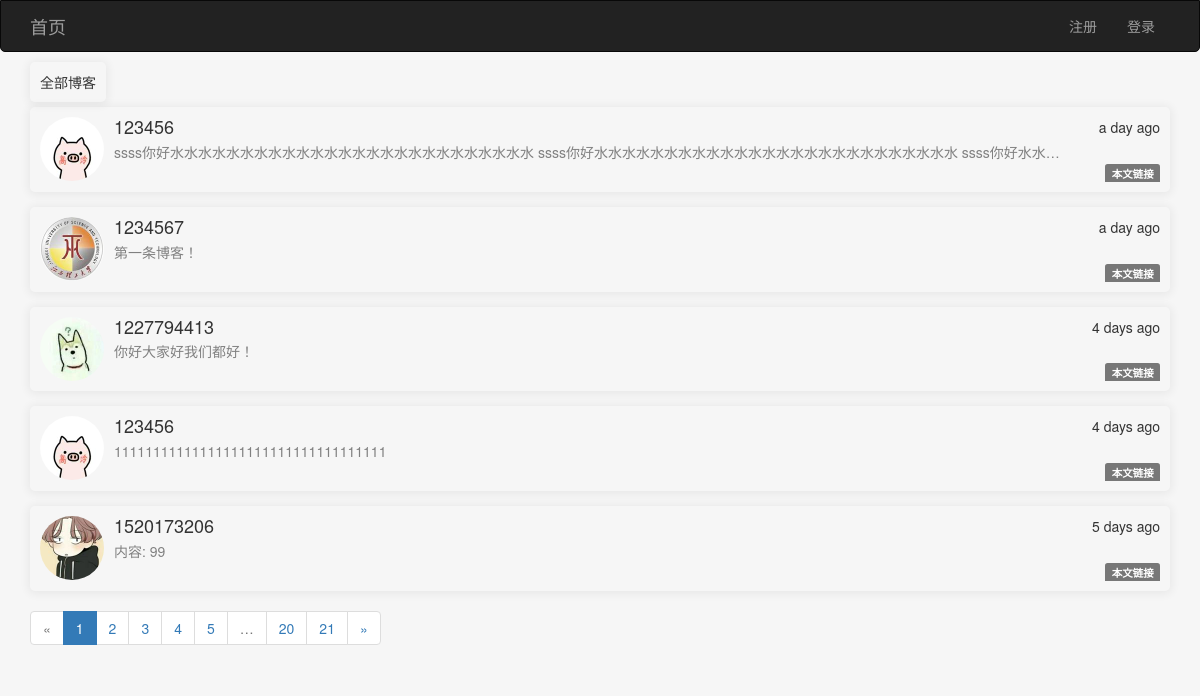
The page / on the database its author committed.
### app/models/posts.py (models this page shows, shortened)
class Posts(db.Model):
    __tablename__ = 'posts'
    id = db.Column(db.Integer, primary_key=True)
    rid = db.Column(db.Integer, index=True, default=0)
    content = db.Column(db.Text)
    timestamp = db.Column(db.DateTime, default=datetime.utcnow)
    uid = db.Column(db.Integer, db.ForeignKey('users.id', ondelete='CASCADE'))
    comments = db.relationship('Comment', backref='post', lazy='dynamic', cascade='all, delete-orphan')
    body_html = db.Column(db.Text)
    body_text = db.Column(db.Text)

### app/models/users.py (models this page shows, shortened)
class User(UserMixin, db.Model):
    __tablename__ = 'users'
    id = db.Column(db.Integer, primary_key=True)
    username = db.Column(db.String(64), unique=True)
    password_hash = db.Column(db.String(128))
    email = db.Column(db.String(128), unique=True)
    confirmed = db.Column(db.Boolean, default=False)
    icon = db.Column(db.String(64), default='default.jpg')
    name = db.Column(db.String(64))
    location = db.Column(db.String(64))
    about_me = db.Column(db.Text())
    member_since = db.Column(db.DateTime(), default=datetime.utcnow)
    last_seen = db.Column(db.DateTime(), default=datetime.utcnow)
    posts = db.relationship('Posts', backref='user', lazy='dynamic', cascade='all, delete-orphan')
    favorites = db.relationship('Posts', secondary="collections", backref=db.backref('users', lazy='dynamic'), lazy='dynamic')
    comments = db.relationship('Comment', backref='user', lazy='dynamic', cascade='all, delete-orphan')
    @property
    def password(self):
        raise AttributeError('密码不可读')

### app/views/main.py (the view)
@main.route('/', methods=['GET', 'POST'])
def index():
    page = request.args.get('page', 1, type=int)  # 用户想查看第几页
    pagination = Posts.query.filter_by().order_by(Posts.timestamp.desc()).paginate(page, per_page=5, error_out=False)
    posts = pagination.items
    return render_template('main/index.html', posts=posts, pagination=pagination)

### app/views/user.py (called while the page is built)
@user.before_app_request
def before_request():
    if current_user.is_authenticated:
        current_user.ping()

### app/templates/main/index.html (shortened to what this page needs)
{% extends 'commons/base.html' %}
{% from 'commons/macro.html' import pagination_show %}
{% block page_content %}
    <span style="padding: 10px; box-shadow: 0 1px 10px 2px rgba(0, 0, 0, .06); border-radius: 5px">全部博客</span>
    {% for post in posts %}
        <div class="media" style="padding: 10px; box-shadow: 0 1px 10px 2px rgba(0, 0, 0, .06); border-radius: 5px">
            <div class="media-left">
                <a href="{{ url_for('user.index', username=post.user.username) }}" target="_blank">
                    <img class="media-object" style="width: 64px; height: 64px; border-radius: 50%" src="{{ url_for('static', filename='uploads/' + post.user.icon) }}" alt="...">
                </a>
            </div>
            <div class="media-body">
                <div style="float: right">{{ moment(post.timestamp).fromNow() }}</div>
                <h4 class="media-heading">{{ post.user.username }}</h4>
                <span style="float: left; white-space: nowrap; overflow: hidden; text-overflow: ellipsis; max-width: 950px; max-height: 20px; color: grey">
                    {% if post.body_html %}
                        {{ post.body_text }}
                    {% else %}
                        {{ post.content }}
                    {% endif %}
                </span><br>
                <a style="float:right; margin-left: 5px" target="_blank" href="{{ url_for('posts.post_show', id=post.id) }}"><span class="label label-default">本文链接</span></a>
            </div>
        </div>
    {% endfor %}
    {{ pagination_show(pagination,'main.index') }}
{% endblock %}

### app/templates/commons/base.html (style rules this page uses)
body { -webkit-user-select: none; background: #f6f6f6; }

### rows shown on the page
Posts: icon (picture), timestamp "a day ago", user.username "123456", body_text "ssss你好水水水水水水水水水水水水水水水水水水水水水水水水水水 ssss你好水水水水水水水水水水水水水水水水水水水水水水水水水水 ssss你好水水…"
Posts: icon (picture), timestamp "a day ago", user.username "1234567", body_text "第一条博客！"
Posts: icon (picture), timestamp "4 days ago", user.username "1227794413", content "你好大家好我们都好！"
Posts: icon (picture), timestamp "4 days ago", user.username "123456", content "11111111111111111111111111111111111"
Posts: icon (placeholder picture), timestamp "5 days ago", user.username "1520173206", content "内容: 99"

### other values the page prints
{{ p }} "1"
{{ p }} "2" "3" "4" "5" "20" "21"
